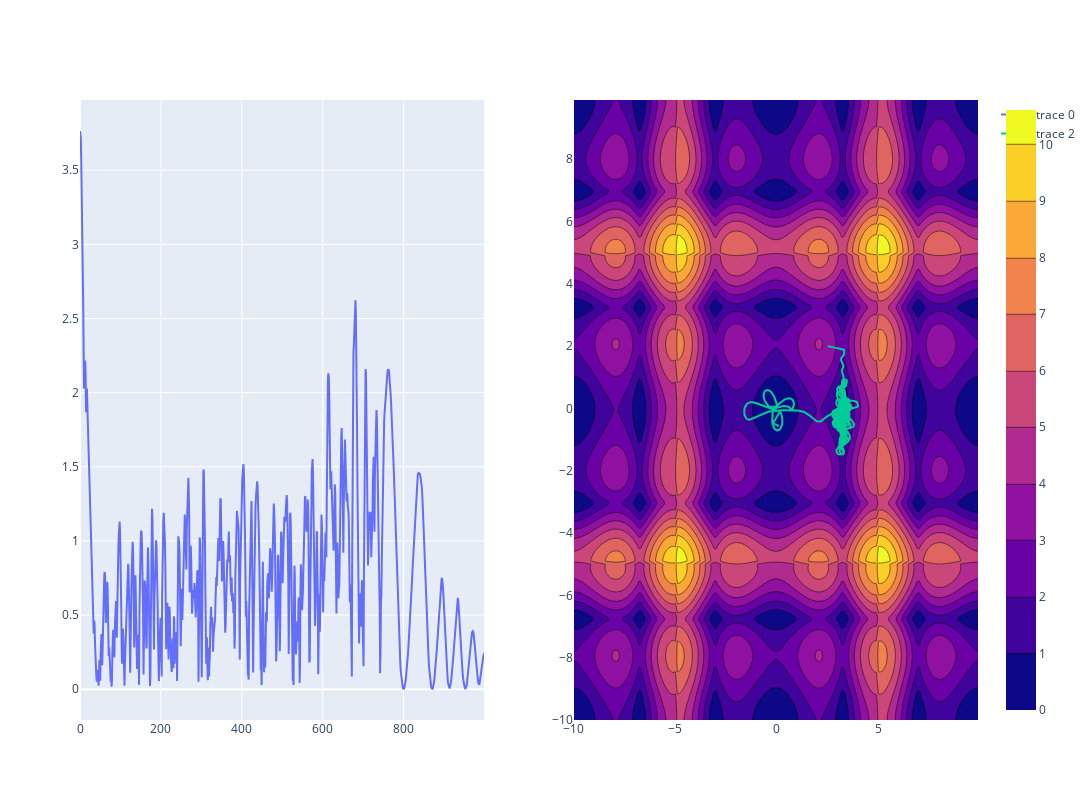

Here is the notebook cell this chart was saved with:
### Code cell
# check performance of SGDMeta with Momentum on Alpine
m = of.AlpineN1(start=[2.5, 2], bounds=10)
alpline_META = of.OptimisationProblem(
    m,
    SGDMeta(m.parameters(), height=0.2, width=0.02, lr=0.01, momentum=0.75),
    n_epochs = 1000
)

losses, params, preds = alpline_META.run()
fig3 = alpline_META.visualise((-10, 10), (-10, 10), 0.1, render="contour")
fig3.show()

### Figure 1 — Plotly figure (JSON) as saved in the notebook; plotly's stock layout.template omitted (floating-point values rounded to 4 significant figures; data arrays with more than 128 entries replaced by an {"elided": "..."} marker saying what was removed)
{"data": [{"type": "scatter", "x": {"elided": "1000 int values"}, "xaxis": "x", "y": {"elided": "1000 float values"}, "yaxis": "y"}, {"type": "contour", "x": {"elided": "200 float values"}, "xaxis": "x2", "y": {"elided": "200 float values"}, "yaxis": "y2", "z": {"elided": "200x200 float values"}}, {"text": {"elided": "1000 str values"}, "type": "scatter", "x": {"elided": "1001 float values"}, "xaxis": "x2", "y": {"elided": "1001 float values"}, "yaxis": "y2"}], "layout": {"autosize": false, "height": 800, "width": 1600, "xaxis": {"anchor": "y", "domain": [0, 0.45]}, "xaxis2": {"anchor": "y2", "domain": [0.55, 1]}, "yaxis": {"anchor": "x", "domain": [0, 1]}, "yaxis2": {"anchor": "x2", "domain": [0, 1]}}}
